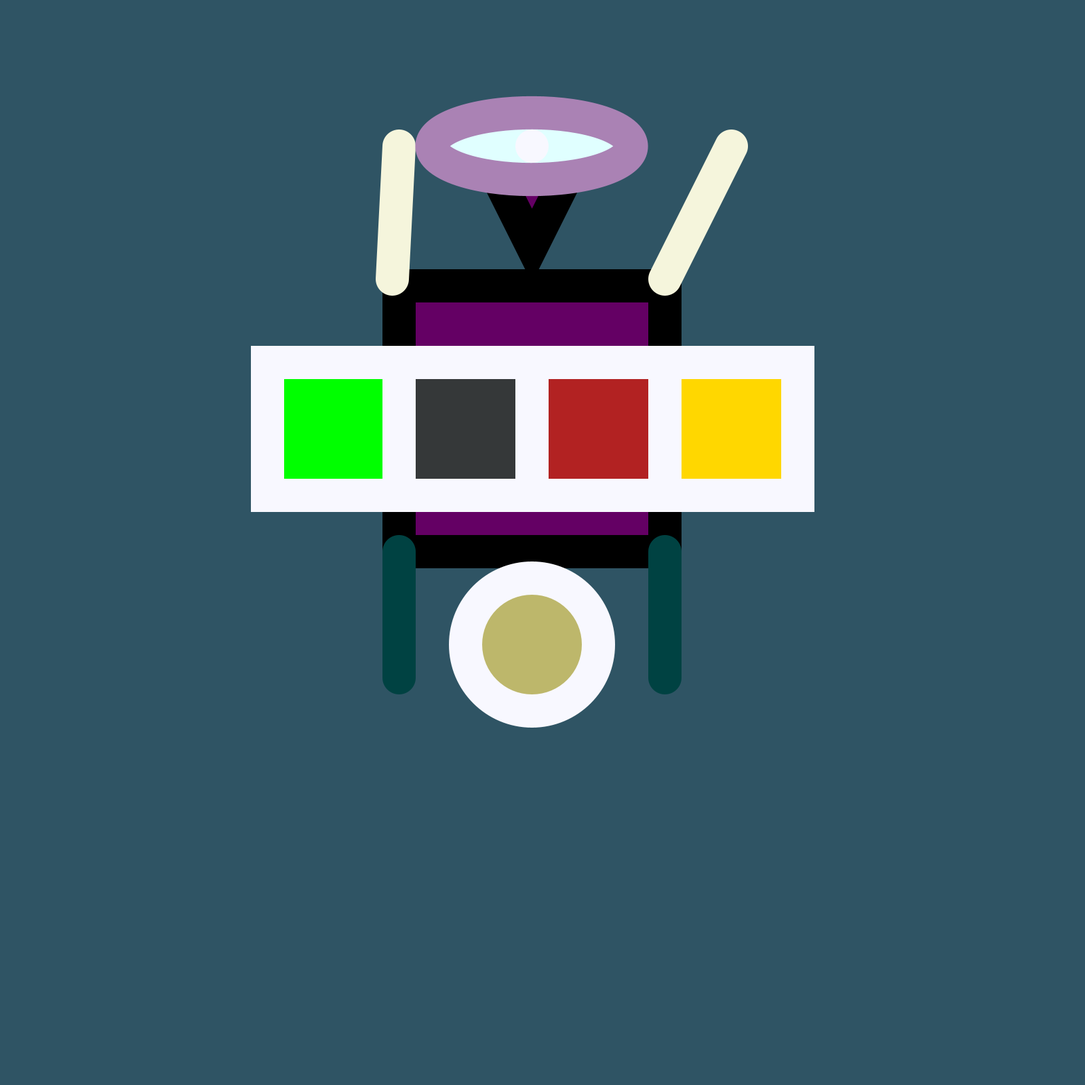
Frame 1 (no input)
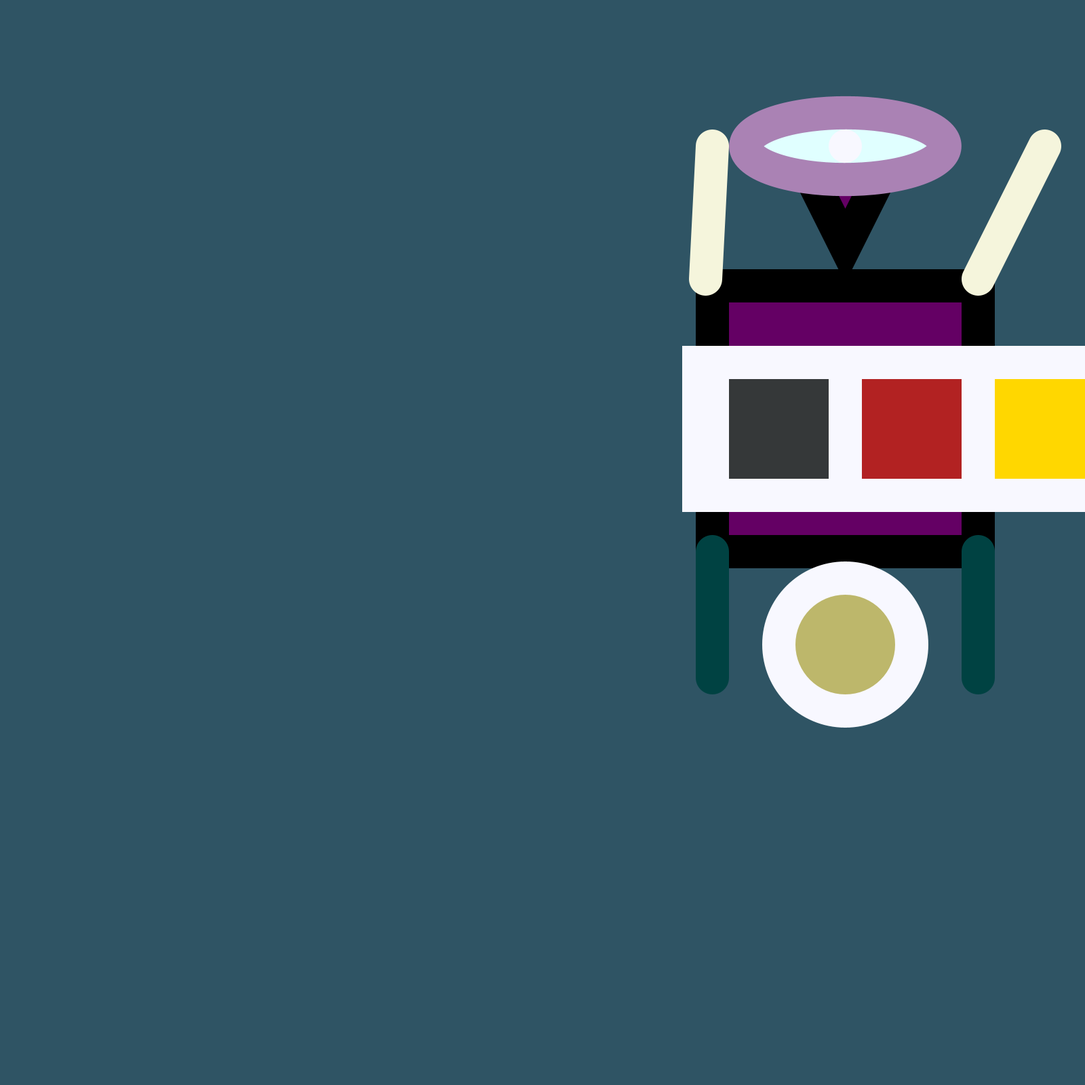
Frame 60 (the mouse pressed at the canvas centre just before this capture)
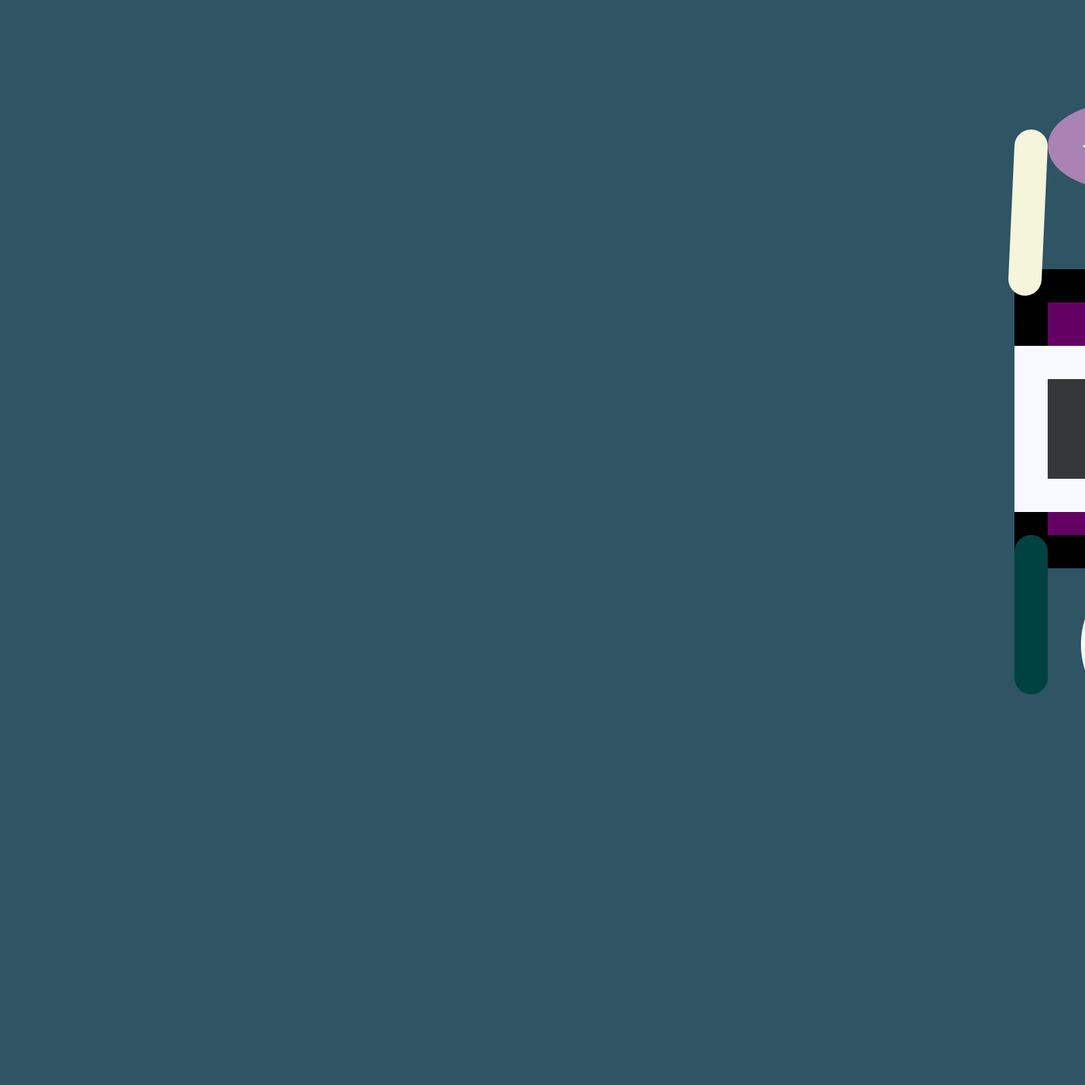
Frame 120 (the mouse held since frame 60 and released just before this capture)

The Processing sketch that drew these frames (run headless with seeded random() and noise(); from frame 60 on, the mouse is pressed at the canvas centre):

// Processing sketch: creature_animated_edited
// ── creature_animated_edited.pde
int x = 200;
int g = 200;
int dg = 3;
/*
Copyright Rohan
This is my Robot
*/
void setup() {
size (1600,1600);
}
void draw () {
scale(0.98);
translate(x,20);
if (g>525) {
  println("g is " + g);
  dg = -3;
}
if (g<200){
  dg = 3;
}
g = dg +g;
if (x >= width-70 ) {
  x = 200;
}
stroke(0,0,0);
x = x + 8;
background(47.8,84.7,100.2);
strokeWeight(50);
fill(100,0,100);
square(400, 410,400); 
/*
this is the main body
*/

triangle(550, 250, 650, 250, 600, 350);
stroke(245,245,220);
line(390,400,400,200);
line(800,400,900,200);
/*
these are the 2 arm lines
*/
stroke(0,66,66);
line(400,810,400,1000);
line(800,810,800,1000);
/*
these are the 2 leg lines
*/
fill(224,255,255);
stroke(170,130,180);
arc(600,200,300,100,200,500);
/*
this is the face of my robot
*/
stroke(248,248,255);
point(600,200);
/* 
this is the eye
*/
fill(0,255,0);
square(g,525,200);

fill(53,56,57);
square(400,525,200);
fill(189,183,107);
circle(600,950,200);
fill(178,34,34);
square(600,525,200);
fill(255,215,0);
square(800,525,200);
}
/* 
this is the belt
*/
